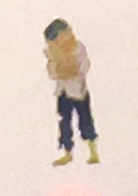
#> input picture pyhacks/zombie.png, 138 x 196 px
$ python matchlive.py
#> lines starting #> are read from the running program, lines starting #| are printed output that depends on the picture
import cv2 as cv
import cv2
import numpy as np
from matplotlib import pyplot as plt
from picamera2 import Picamera2

sf = 0.250
template = cv.imread("zombie.png")
#> template is the input picture: shape (196, 138, 3); mean B, G, R 198.6, 208.9, 226.2
template = cv2.cvtColor(template, cv2.COLOR_BGR2RGB)
assert template is not None, "file could not be read, check with os.path.exists()"
template = cv.resize(template, (0, 0), fx=sf, fy=sf)
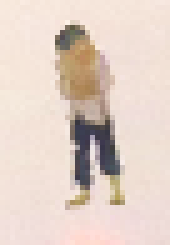
#> template: shape (49, 34, 3) (shown 5 times larger); mean R, G, B 226.1, 208.8, 198.4
_, w, h = template.shape[::-1]
#> w = 34; h = 49

#> (the run stopped early here; a loop or call above may not have finished)
